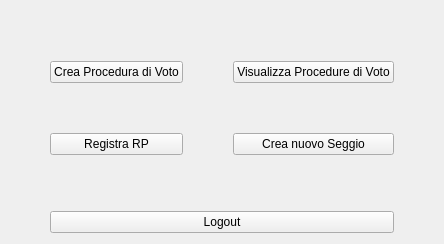
      <widget class="QWidget" name="scelta_operazione_page">
       <layout class="QVBoxLayout" name="verticalLayout_6">
        <property name="leftMargin">
         <number>50</number>
        </property>
        <property name="rightMargin">
         <number>50</number>
        </property>
        <item>
         <layout class="QGridLayout" name="gridLayout" rowstretch="1,1">
          <property name="leftMargin">
           <number>0</number>
          </property>
          <property name="topMargin">
           <number>50</number>
          </property>
          <property name="rightMargin">
           <number>0</number>
          </property>
          <property name="bottomMargin">
           <number>50</number>
          </property>
          <property name="spacing">
           <number>50</number>
          </property>
          <item row="1" column="1">
           <widget class="QPushButton" name="pushButton_crea_seggio">
            <property name="text">
             <string>Crea nuovo Seggio</string>
            </property>
           </widget>
          </item>
          <item row="0" column="1">
           <widget class="QPushButton" name="pushButton_visualizza_procedure">
            <property name="text">
             <string>Visualizza Procedure di Voto</string>
            </property>
           </widget>
          </item>
          <item row="1" column="0">
           <widget class="QPushButton" name="pushButton_registra_RP">
            <property name="text">
             <string>Registra RP</string>
            </property>
           </widget>
          </item>
          <item row="0" column="0">
           <widget class="QPushButton" name="pushButton_crea_procedura">
            <property name="text">
             <string>Crea Procedura di Voto</string>
            </property>
           </widget>
          </item>
         </layout>
        </item>
        <item>
         <widget class="QPushButton" name="pushButton_logout">
          <property name="text">
           <string>Logout</string>
          </property>
         </widget>
        </item>
       </layout>
      </widget>
